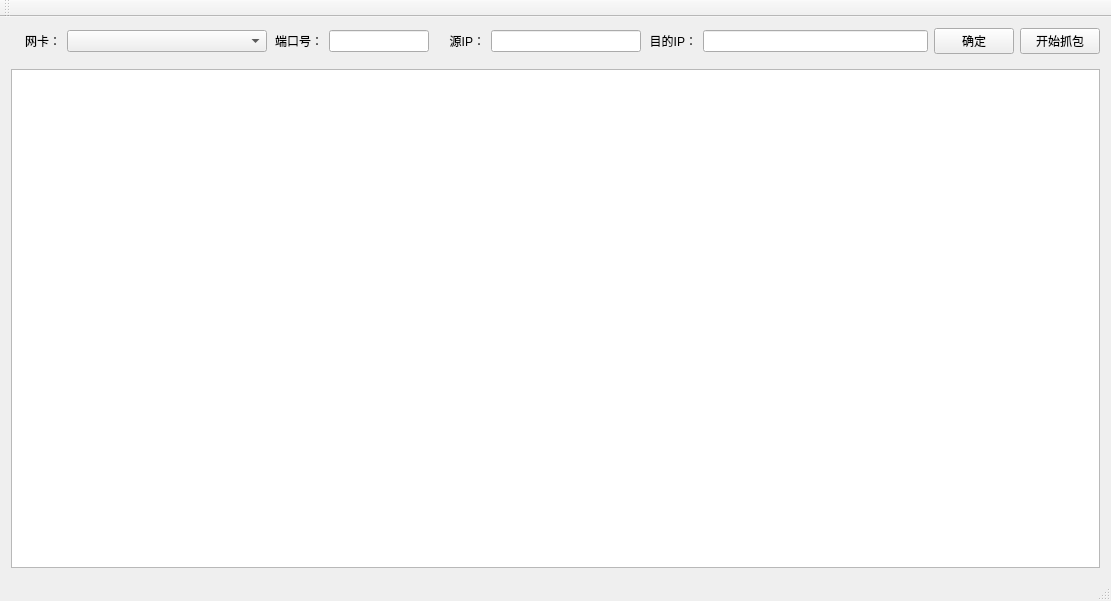
<?xml version="1.0" encoding="UTF-8"?>
<ui version="4.0">
 <class>PcapTestClass</class>
 <widget class="QMainWindow" name="PcapTestClass">
  <property name="geometry">
   <rect>
    <x>0</x>
    <y>0</y>
    <width>1111</width>
    <height>601</height>
   </rect>
  </property>
  <property name="windowTitle">
   <string>PcapTest</string>
  </property>
  <widget class="QWidget" name="centralWidget">
   <layout class="QVBoxLayout" name="verticalLayout">
    <item>
     <layout class="QHBoxLayout" name="horizontalLayout" stretch="0,0,0,0,0,0,0,20,0,0">
      <property name="sizeConstraint">
       <enum>QLayout::SetMinAndMaxSize</enum>
      </property>
      <property name="bottomMargin">
       <number>9</number>
      </property>
      <item>
       <widget class="QLabel" name="label">
        <property name="minimumSize">
         <size>
          <width>50</width>
          <height>0</height>
         </size>
        </property>
        <property name="maximumSize">
         <size>
          <width>50</width>
          <height>16777215</height>
         </size>
        </property>
        <property name="text">
         <string>网卡：</string>
        </property>
        <property name="alignment">
         <set>Qt::AlignRight|Qt::AlignTrailing|Qt::AlignVCenter</set>
        </property>
       </widget>
      </item>
      <item>
       <widget class="QComboBox" name="Card_ComboBox">
        <property name="enabled">
         <bool>true</bool>
        </property>
        <property name="minimumSize">
         <size>
          <width>200</width>
          <height>0</height>
         </size>
        </property>
        <property name="maximumSize">
         <size>
          <width>200</width>
          <height>16777215</height>
         </size>
        </property>
        <property name="editable">
         <bool>false</bool>
        </property>
       </widget>
      </item>
      <item>
       <widget class="QLabel" name="label_2">
        <property name="minimumSize">
         <size>
          <width>50</width>
          <height>0</height>
         </size>
        </property>
        <property name="maximumSize">
         <size>
          <width>16777215</width>
          <height>16777215</height>
         </size>
        </property>
        <property name="text">
         <string>端口号：</string>
        </property>
        <property name="alignment">
         <set>Qt::AlignRight|Qt::AlignTrailing|Qt::AlignVCenter</set>
        </property>
       </widget>
      </item>
      <item>
       <widget class="QLineEdit" name="Port_LineEdit">
        <property name="minimumSize">
         <size>
          <width>50</width>
          <height>0</height>
         </size>
        </property>
        <property name="maximumSize">
         <size>
          <width>100</width>
          <height>16777215</height>
         </size>
        </property>
       </widget>
      </item>
      <item>
       <widget class="QLabel" name="label_3">
        <property name="minimumSize">
         <size>
          <width>50</width>
          <height>0</height>
         </size>
        </property>
        <property name="maximumSize">
         <size>
          <width>50</width>
          <height>16777215</height>
         </size>
        </property>
        <property name="text">
         <string>源IP：</string>
        </property>
        <property name="alignment">
         <set>Qt::AlignRight|Qt::AlignTrailing|Qt::AlignVCenter</set>
        </property>
       </widget>
      </item>
      <item>
       <widget class="QLineEdit" name="Source_LineEdit">
        <property name="minimumSize">
         <size>
          <width>150</width>
          <height>0</height>
         </size>
        </property>
       </widget>
      </item>
      <item>
       <widget class="QLabel" name="label_4">
        <property name="minimumSize">
         <size>
          <width>50</width>
          <height>0</height>
         </size>
        </property>
        <property name="maximumSize">
         <size>
          <width>50</width>
          <height>16777215</height>
         </size>
        </property>
        <property name="text">
         <string>目的IP：</string>
        </property>
        <property name="alignment">
         <set>Qt::AlignRight|Qt::AlignTrailing|Qt::AlignVCenter</set>
        </property>
       </widget>
      </item>
      <item>
       <widget class="QLineEdit" name="Destination_LineEdit">
        <property name="minimumSize">
         <size>
          <width>150</width>
          <height>0</height>
         </size>
        </property>
       </widget>
      </item>
      <item>
       <widget class="QPushButton" name="SetInfo_Btn">
        <property name="minimumSize">
         <size>
          <width>80</width>
          <height>0</height>
         </size>
        </property>
        <property name="maximumSize">
         <size>
          <width>90</width>
          <height>16777215</height>
         </size>
        </property>
        <property name="text">
         <string>确定</string>
        </property>
       </widget>
      </item>
      <item>
       <widget class="QPushButton" name="Start_Btn">
        <property name="minimumSize">
         <size>
          <width>80</width>
          <height>0</height>
         </size>
        </property>
        <property name="text">
         <string>开始抓包</string>
        </property>
       </widget>
      </item>
     </layout>
    </item>
    <item>
     <widget class="QTextEdit" name="Prompt_TextEdit"/>
    </item>
   </layout>
  </widget>
  <widget class="QMenuBar" name="menuBar">
   <property name="geometry">
    <rect>
     <x>0</x>
     <y>0</y>
     <width>1111</width>
     <height>26</height>
    </rect>
   </property>
  </widget>
  <widget class="QStatusBar" name="statusBar"/>
  <widget class="QToolBar" name="mainToolBar">
   <attribute name="toolBarArea">
    <enum>TopToolBarArea</enum>
   </attribute>
   <attribute name="toolBarBreak">
    <bool>false</bool>
   </attribute>
  </widget>
 </widget>
 <layoutdefault spacing="6" margin="11"/>
 <resources/>
 <connections/>
</ui>
